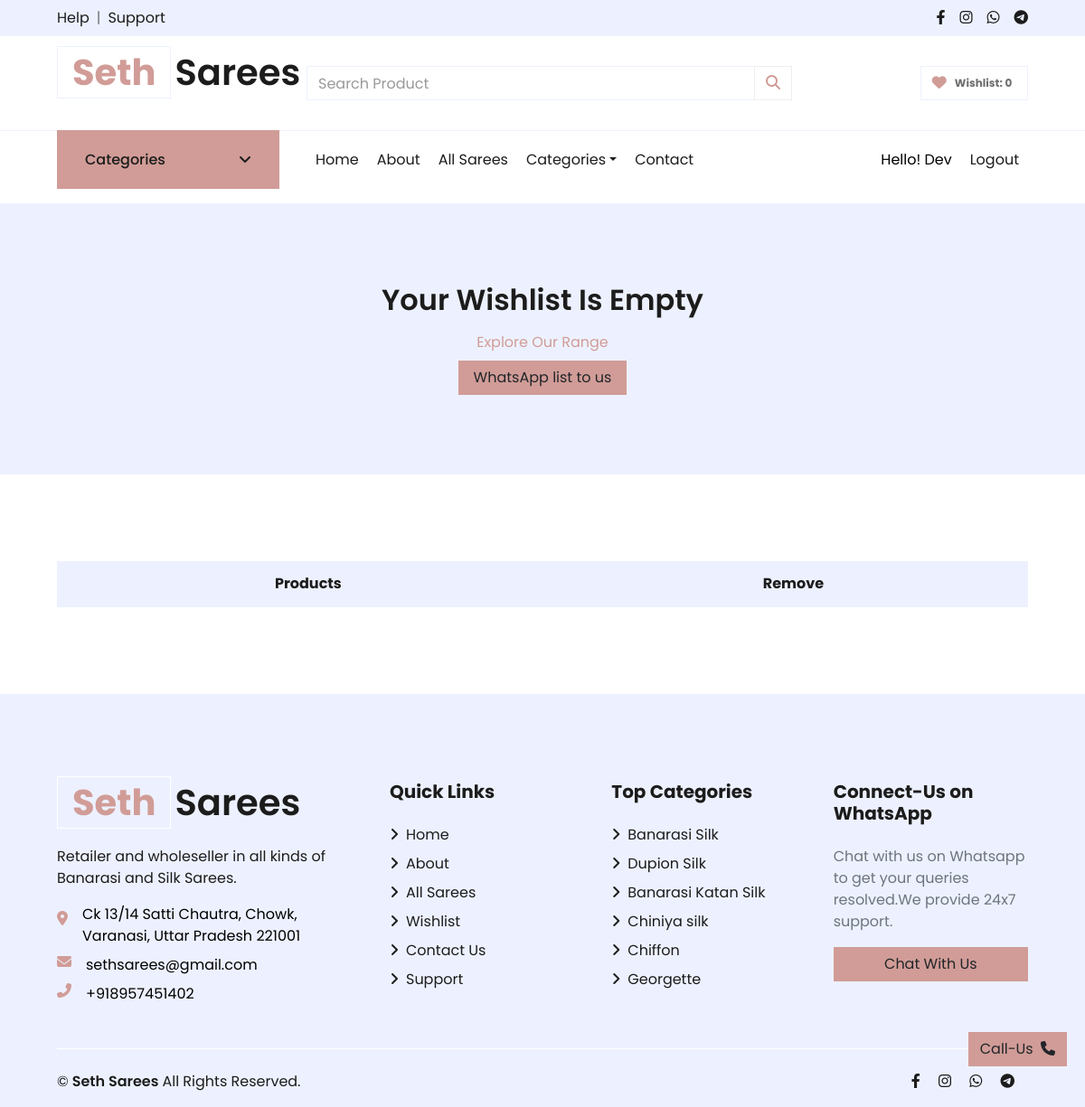
/wishlist (signed in), run on an earlier commit of the app's database.
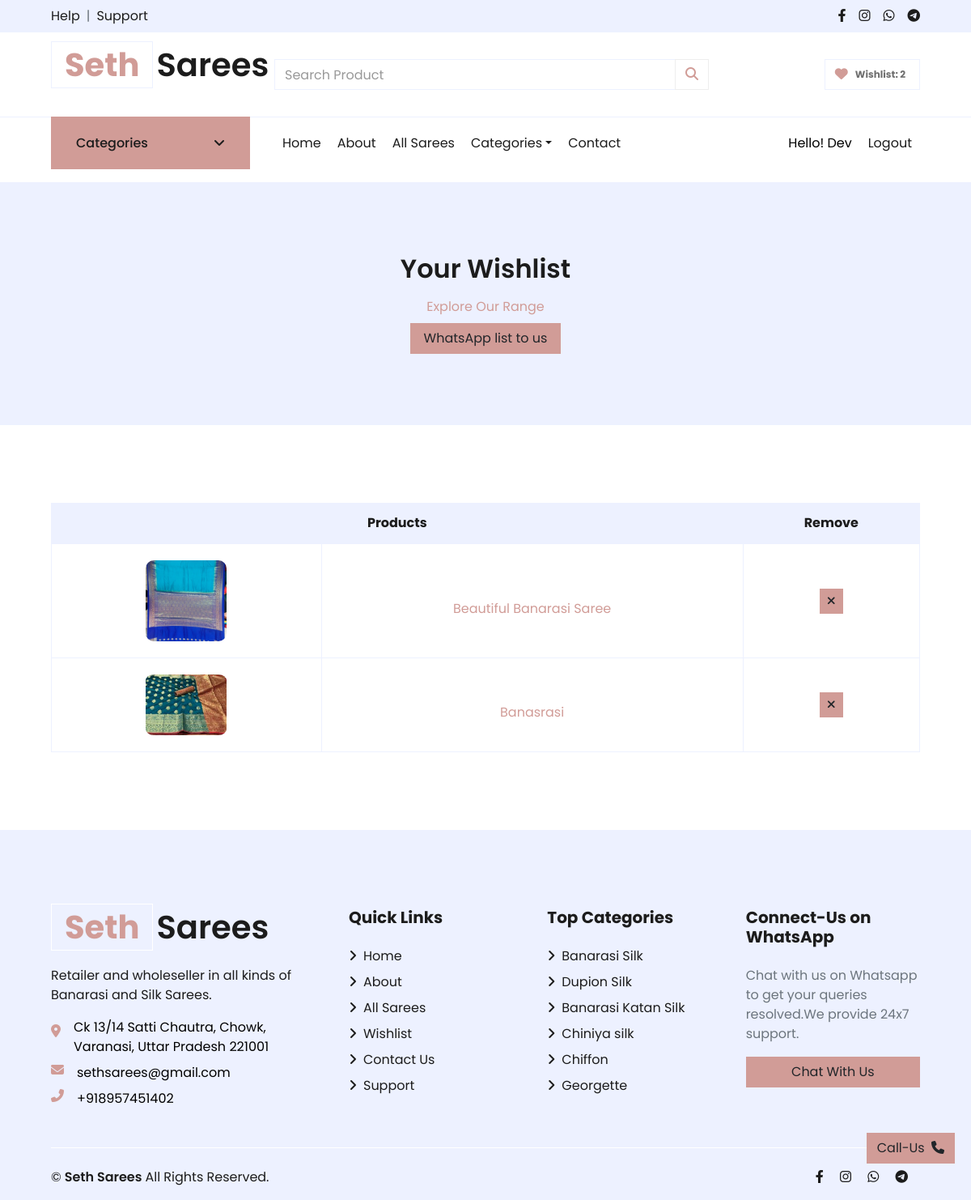
And on a later commit of the database.
### store/models/category.py (models this page shows, shortened)
class Category(models.Model):
    name = models.CharField(max_length=50)
    image = models.ImageField(default='',upload_to='uploads/category_img/')
    description = models.TextField( default='' , null=True , blank=True)
    alt_text = models.CharField(max_length=100, default='', null=True, blank=True)
    meta_title = models.CharField(max_length=255, default='', null=True, blank=True)
    meta_tags = models.CharField(max_length=255, default='', null=True, blank=True)
    meta_description = models.TextField(default='', null=True, blank=True)
    def __str__(self):
        return self.name

### store/models/wishlist.py (models this page shows)
class Wishlist(models.Model):
    customer = models.ForeignKey(Customer, on_delete=models.CASCADE, default=1)
    product = models.ForeignKey(Product, on_delete=models.CASCADE, default=1)

### store/models/product.py (models this page shows, shortened)
class Product(models.Model):
    name = models.CharField(max_length=50)
    price = models.IntegerField(default=0)
    category = models.ForeignKey(Category, on_delete=models.CASCADE, default=1)
    description = models.TextField( default='' , null=True , blank=True)
    short_description= models.TextField( default='' , null=True , blank=True)
    image = models.ImageField(upload_to='uploads/products/')
    image1 = models.ImageField(upload_to='uploads/products/')
    image2 = models.ImageField(upload_to='uploads/products/')
    alt_text1 = models.CharField(max_length=100, default='', null=True, blank=True)
    alt_text2 = models.CharField(max_length=100, default='', null=True, blank=True)
    alt_text3 = models.CharField(max_length=100, default='', null=True, blank=True)
    meta_title = models.CharField(max_length=255, default='', null=True, blank=True)
    meta_tags = models.CharField(max_length=255, default='', null=True, blank=True)
    meta_description = models.TextField(default='', null=True, blank=True)

### store/views/wishlist.py (the view, shortened to what this page needs)
# urls.py: path('wishlist',show_wishlist),
def show_wishlist(request):
    data=initial_data
    customer_id=request.session.get('customer')
    if(customer_id):
        customer=Customer.objects.get(id=customer_id)
        wishlist=Wishlist.objects.filter(customer=customer_id)
        wishlist_len=len(wishlist)
        data['wishlist']=wishlist
        data['customer_name']=customer.first_name+' '+customer.last_name
        data['wishlist_len']=wishlist_len
        data['title']="My Wishlist - Favorite Silk and Banarasi Sarees from Seth Sarees"
        data['meta_description']='Keep track of your favorite sarees from our collection of traditional Banarasi sarees in Varanasi. Create and manage your own wishlist for easy access and future reference.'
        data['meta_tags']='Wishlist, save favorite sarees, user, Banarasi sarees, silk sarees, printed sarees, Varanasi'
        return render(request,'wishlist.html',data)

### store/templates/wishlist.html (shortened to what this page needs)
    {% extends 'base.html' %}
    {% load static %}
    {% block content %}
        <div class="container-fluid bg-secondary mb-5">
            <div class="d-flex flex-column align-items-center justify-content-center" style="min-height: 300px">
                <h2 class="font-weight-semi-bold wishlist-heading  mb-3">Your Wishlist {%if not wishlist_len %}Is Empty {%endif%} </h2>
                <div class="d-flex flex-column text-center align-items-center justify-content-center ">
                    <p class="m-0 mb-2"><a href="/store">Explore Our Range</a></p>
                    <p class="m-0">
                        <a  href="https://wa.me/{{phone_no}}?text= Hey I am {{customer_name}} and I have prepared my list on URL: {{ request.get_host }}/show-sent-list?customer_id={{request.session.customer}} kindly check it" target="_blank" class="btn btn-primary px-3">WhatsApp list to us</a>
                    </p>
                </div>
            </div>
        </div>
        <div class="container-fluid pt-5">
            <div class="row px-xl-5">
                <div class="col-lg-12 table-responsive mb-5">
                    <table class="table table-bordered text-center mb-0">
                        <thead class="bg-secondary text-dark">
                            <tr>
                                <th colspan="2">Products {{wishlist.length}}</th>
                                <th>Remove</th>
                            </tr>
                        </thead>
                        <tbody class="align-middle">
                            {%for entry in wishlist%}
                            <tr>
                                <td class=""><a href="{%url 'detail' category_id=entry.product.category.id product_id=entry.product.id  %}"><img src="{{entry.product.image.url}}" alt="" style="width: 100px;border-radius: 10%;"  class="m-2"></a> </td>
                                <td class="text-center pt-5" style="vertical-align: middle;"><a href="/detail?product={{entry.product.id}}"> <a href="{%url 'detail' category_id=entry.product.category.id product_id=entry.product.id  %}"><p> {{entry.product.name}}</p></a></td>
                                <td class="align-middle">
                                    <form action="/remove-item" method="POST" class=remove-item-form-{{entry.id}}>
                                        <button type="submit" method="POST" class="btn btn-sm btn-primary remove-item-btn-{{entry.id}}"><i class="fa fa-times"></i></button>
                                    </form>
                                </td>
                            </tr>
                            {%endfor%}
                        </tbody>
                    </table>
                </div>
            </div>
        </div>
        {% endblock content%}

### store/templates/base.html (shortened to what the changed rows need)
<!DOCTYPE html>
<html lang="en">
    {% load static %}
<head>
    <link rel="stylesheet" href="https://cdnjs.cloudflare.com/ajax/libs/font-awesome/6.2.1/css/all.min.css" />
    <link href="{% static '/store/lib/owlcarousel/assets/owl.carousel.min.css' %}" rel="stylesheet">
    <link rel="stylesheet" href="https://unpkg.com/aos@next/dist/aos.css" />
    <link href="{% static '/store/css/style.css' %}" rel="stylesheet">
</head>
<body>
    <div class="container-fluid">
        <div class="row align-items-center py-3 px-xl-5">
            <div class="col-lg-3 d-none d-lg-block">
                <a href='/' class="text-decoration-none">
                    <h1 class="mb-4 display-5 font-weight-semi-bold"><span class="text-primary font-weight-bold border px-3 mr-1">Seth</span>Sarees</h1>
                </a>
            </div>
            <div class="col-lg-3 col-5 text-right">
                <a href="/wishlist?next={{ request.get_full_path }}" class="btn border ">
                    <i class="fas fa-heart text-primary"></i>
                    <span class="badge">Wishlist: {{wishlist_len}}</span>
                </a>
            </div>
        </div>
    </div>
        {%block content%}
        {%endblock%}
    <footer class="container-fluid bg-secondary text-dark mt-5 pt-5">
        <div class="row px-xl-5 pt-5">
            <div class="col-lg-4 col-md-12 mb-5 pr-3 pr-xl-5" itemscope itemtype="http://schema.org/LocalBusiness">
                <a href="/" class="text-decoration-none">
                    <h1 itemprop="name" class="mb-4 display-5 font-weight-semi-bold"><span class="text-primary font-weight-bold border border-white px-3 mr-1">Seth</span>Sarees</h1>
                </a>
            </div>
            <div class="col-lg-8 col-md-12">
                <div class="row">
                    <div class="col-md-4 mb-5">
                        <div class="d-flex flex-column justify-content-start">
                            {% for category in categories|slice:":6" %}
                            <a class="text-dark mb-2" href="{% url 'category' category.id %}"><i class="fa fa-angle-right mr-2"></i>{{category}} </a>
                            {% endfor %}
                        </div>
                    </div>
                </div>
            </div>
        </div>
    </footer>
</body>

What changed in the data, as far as the page shows it:
added Wishlist: product.image (picture), product.name "Beautiful Banarasi Saree"
added Wishlist: product.image (picture), product.name "Banasrasi"
Also different on the page:
{{ wishlist_len }}: "0" → "2"
text no longer shown: "Is Empty"
